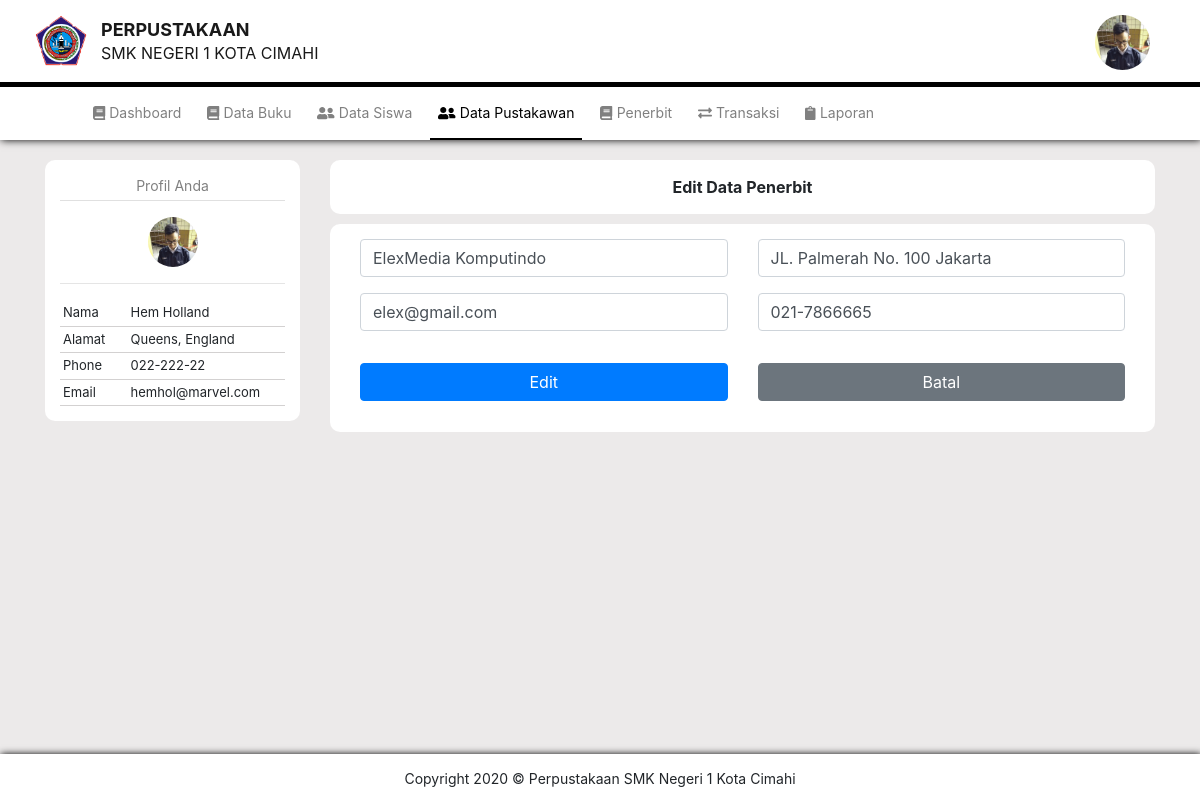
The page /pustakawan/edit-penerbit.php?id=P001&idpen=PB001 on the database its author committed.
### tables this page shows
CREATE TABLE `pustakawan` (
  `idPustakawan` varchar(4) NOT NULL,
  `nama` varchar(50) DEFAULT NULL,
  `alamat` varchar(100) DEFAULT NULL,
  `phone` varchar(15) DEFAULT NULL,
  `email` varchar(50) DEFAULT NULL,
  `image` varchar(100) DEFAULT NULL
);

CREATE TABLE `penerbit` (
  `idPenerbit` varchar(5) NOT NULL,
  `nama` varchar(50) DEFAULT NULL,
  `alamat` text DEFAULT NULL,
  `phone` varchar(15) DEFAULT NULL,
  `email` varchar(50) DEFAULT NULL
);

### pustakawan/edit-penerbit.php (the view, shortened to what this page needs)
<?php
  require "../proses/koneksi.php";
  $id = $_GET['id'];
  $query = "SELECT * FROM pustakawan, login WHERE pustakawan.idPustakawan=:id AND pustakawan.idPustakawan=login.idPustakawan";
  $result = $con->prepare($query);
  $result->bindParam(':id', $id);
  $result->execute();
  while($row = $result->fetch(PDO::FETCH_ASSOC)){
    $nama = $row['nama'];
    $alamat = $row['alamat'];
    $phone = $row['phone'];
    $email = $row['email'];
    $image = $row['image'];
  }
?>
<?php
    $idpen = $_GET['idpen'];
    $pendata = $con->prepare("SELECT * FROM penerbit WHERE idPenerbit=:idpen");
    $pendata->bindParam(':idpen', $idpen);
    $pendata->execute();
    while($pen = $pendata->fetch(PDO::FETCH_ASSOC)){
        $pennama = $pen['nama'];
        $penalamat = $pen['alamat'];
        $penphone = $pen['phone'];
        $penemail = $pen['email'];
    }
?>
<!doctype html>
<html lang="en">
  <head>
    <link rel="stylesheet" href="../assets/css/bootstrap.min.css">
    <link rel="stylesheet" href="style.css">
    <link rel="stylesheet" href="../assets/css/all.min.css">
    <link rel="stylesheet" href="../assets/css/navbar.css">
  </head>
  <body>
    <nav class="navbar navbar-light">
      <div class="container-fluid">
        <a class="navbar-brand" href="#">
          <img src="../assets/img/brand/logo.png" width="60" class="d-inline-block align-top" alt="">
          <p class="judul-pertama">perpustakaan</p>
          <p class="judul-kedua">smk negeri 1 kota cimahi</p>
        </a>
      </div>
    </nav>
    <img src="../upload/<?php echo $image; ?>" class="foto-pustakawan foto" width="55" height="55">
    <nav class="navbar2 navbar-expand-lg navbar-light">
        <div class="collapse navbar-collapse" id="navbarNavAltMarkup">
          <div class="navbar-nav">
            <a class="nav-item nav-link disabled" href="home.html"><i class="fas fa-book"></i>&nbsp;Dashboard</a>
            <a class="nav-item nav-link disabled" href="data-buku.html"><i class="fas fa-book"></i>&nbsp;Data Buku</a>
            <a class="nav-item nav-link disabled" href="data-siswa.html"><i class="fas fa-user-friends"></i>&nbsp;Data Siswa</a>
            <a class="nav-item nav-link aktif" href="#"><i class="fas fa-user-friends"></i>&nbsp;Data Pustakawan</a>
            <a class="nav-item nav-link disabled" href="penerbit.html"><i class="fas fa-book"></i>&nbsp;Penerbit</a>
            <a class="nav-item nav-link disabled" href="transaksi.html"><i class="fas fa-exchange-alt"></i>&nbsp;Transaksi</a>
            <a class="nav-item nav-link disabled" href="laporan.html"><i class="fas fa-clipboard"></i>&nbsp;Laporan</a>
          </div>
        </div>
    </nav>
    <div class="content">
      <div class="container">
        <div class="row">
            <div class="col-lg-3">
                <div class="a">
                  <div class="your-profile-title text-center pb-1 mb-3">
                    Profil Anda
                  </div>
                  <div class="data-admin">
                    <div class="foto-admin text-center">
                      <img src="../upload/<?php echo $image; ?>" class="foto" width="50" height="50">
                      <hr>
                    </div>
                    <div class="data-admin">
                      <table style="width: 100%;">
                        <tr class="row-data-admin">
                          <td style="width: 30%; vertical-align: top;">Nama</td>
                          <td style="width: 70%;"><?php echo $nama; ?></td>
                        </tr>
                        <tr class="row-data-admin">
                          <td style="vertical-align: top;">Alamat</td>
                          <td><?php echo $alamat; ?></td>
                        </tr>
                        <tr class="row-data-admin">
                          <td style="vertical-align: top;">Phone</td>
                          <td><?php echo $phone; ?></td>
                        </tr>
                        <tr class="row-data-admin">
                          <td style="vertical-align: top;">Email</td>
                          <td><?php echo $email; ?></td>
                        </tr>
                      </table>
                    </div>
                  </div>
                </div>
              </div>
          <div class="col-lg-9">
            <div class="a judul-act">
                Edit Data Penerbit
            </div>
            <div class="a">
              <form action="../proses/edit.php?id=<?php echo $id; ?>&idpen=<?php echo $idpen; ?>" method="post">
                <div class="container-fluid">
                    <div class="form-group">
                    <div class="row">
                        <div class="col-6">
                        <input type="text" class="form-control" name="namapen" placeholder="Nama Penerbit..." required value="<?php echo $pennama; ?>">
                        </div>
                        <div class="col-6">
                        <input type="text" class="form-control" name="alamatpen" placeholder="Alamat Penerbit..." required value="<?php echo $penalamat; ?>">
                        </div>
                    </div>
                    </div>
                    <div class="form-group">
                    <div class="row">
                        <div class="col-6">
                        <input type="email" class="form-control" name="emailpen" placeholder="Email Penerbit..." required value="<?php echo $penemail; ?>">
                        </div>
                        <div class="col-6">
                        <input type="text" class="form-control" name="phonepen" placeholder="Nomor Telepon..." required value="<?php echo $penphone; ?>">
                        </div>
                    </div>
                    </div>
                    <div class="form-group">
                    <div class="row justify-content-center">
                        <div class="col-6">
                        <button type="submit" name="editpen" class="btn btn-primary mt-3" style="width: 100%;">Edit</button>
                        </div>
                        <div class="col-6">
                        <a type="submit" class="btn btn-secondary mt-3" style="width: 100%; color: white;"  data-toggle="modal" data-target="#batal-edit">Batal</a>
                        </div>
                    </div>
                    </div>
                </div>
              </form>
            </div>
          </div>
        </div>
      </div>
    </div>
    <div class="footer text-center">
      Copyright 2020 &copy; Perpustakaan SMK Negeri 1 Kota Cimahi
    </div>
  </body>
</html>

### pustakawan/style.css (style rules this page uses)
body { background-color: rgb(236, 234, 234); }
.navbar, .navbar2 { background-color: #fff; }
.navbar { border-bottom: 5px solid black; }
.navbar a.navbar-brand img { float: left; margin-right: 10px; }
.navbar a.navbar-brand p { font-size: 18px; text-transform: uppercase; line-height: 0; }
.navbar a.navbar-brand p.judul-pertama { font-weight: bold; margin-top: 17px; }
.navbar a.navbar-brand p.judul-kedua { margin-top: 23px; font-size: 16px; }
a.aktif { border-bottom: 2px black solid; }
.foto-pustakawan { position: absolute; top: 15px; right: 50px; }
img.foto { border-radius: 100px; }
.navbar2 { box-shadow: 1px 0px 8px black; }
.navbar2 .navbar-nav { margin-left: 85px; }
.navbar2 a.nav-item { font-size: 14px; color: black !important; margin-right: 10px; padding: 15px; }
.navbar2 a.disabled { color: gray !important; }
.content { margin-top: 10px; min-height: 73vh; }
.a { width: 100%; background-color: rgb(255, 255, 255); border-radius: 10px; padding: 15px; margin-top: 10px; }
.content .data-admin table tr.row-data-admin { border-bottom: 1px solid rgb(211, 209, 209); }
.content .data-admin table tr td { font-size: 13px; padding: 3px; }
.footer { width: 100%; padding: 14px; font-size: 14px; background-color: #fff; margin-top: 20px; box-shadow: 1px 0px 7px black; }
.your-profile-title { font-size: 14px; color: gray; border-bottom: rgb(224, 224, 224) 1px solid; }

### assets/css/navbar.css (style rules this page uses)
.judul-act { font-weight: bold; text-align: center; font-size: 16px; }

### rows shown on the page
pustakawan: image (picture), nama "Hem Holland", alamat "Queens, England", phone "022-222-22", email "hemhol@marvel.com"
penerbit: namapen "ElexMedia Komputindo", alamatpen "JL. Palmerah No. 100 Jakarta", emailpen "elex@gmail.com", phonepen "021-7866665"
